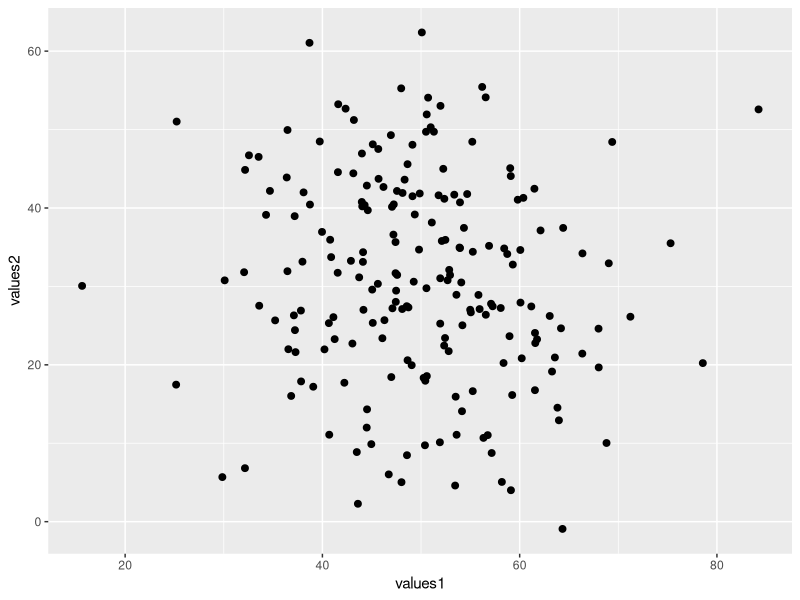
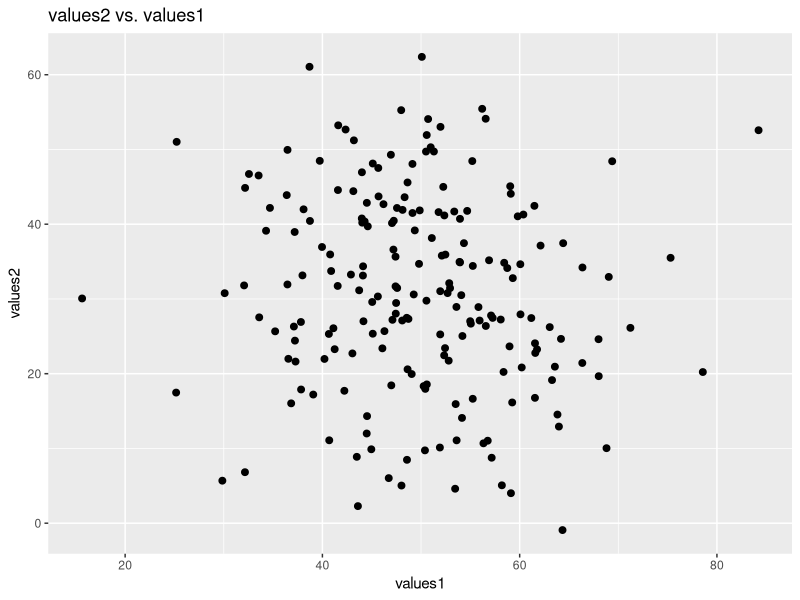
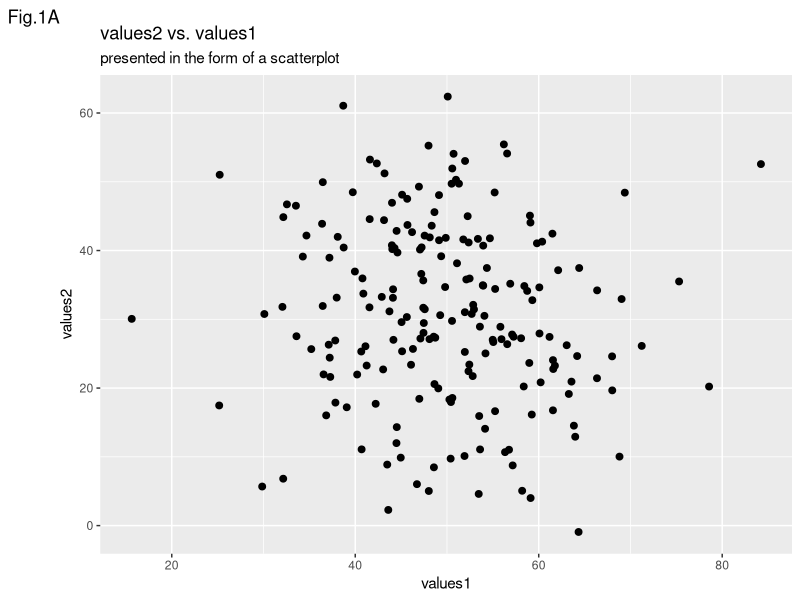
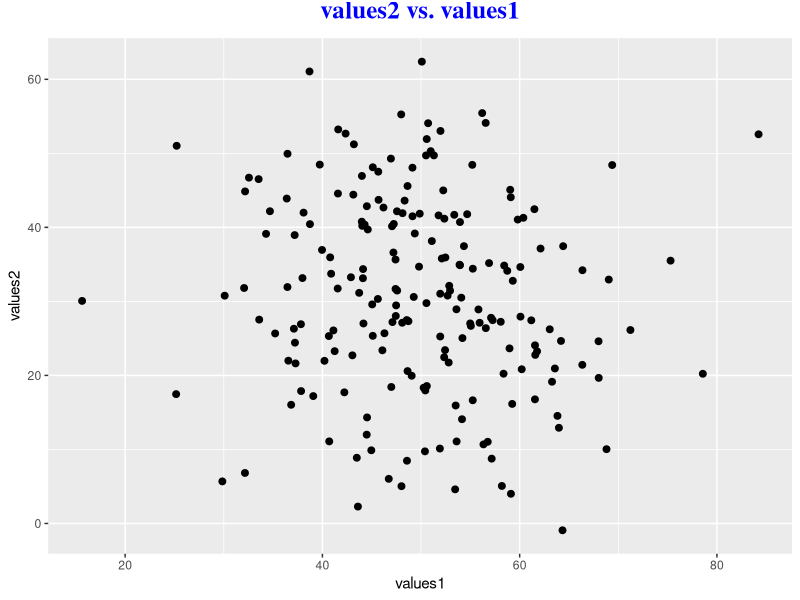

R code for these plots, in order:
## ---- chunk 1
knitr::opts_chunk$set(echo = TRUE, fig.align='center')

# title: plot title
# author: jonathan
# revised: 11/2/2020 

WEB <- c("https://bioceed.uib.no/dropfolder/bioSTATS/Rmd/Basic/Visualizing/Essential/plot-title.html")
GIT <- c("https://github.com/jonathansoule/biostats/blob/master/Basic/Visualizing/Essential/plot-title.Rmd")
library(ggplot2)
## ---- chunk 2
# variable 1
values1 <- rnorm(200, mean=50, sd=10) 

# variable 2
values2 <- c(rnorm(100, mean=20, sd=10), rnorm(100, mean=40, sd=10))

# dataframe
df <- data.frame(values1, values2)

# scatter plot
baseplot <- ggplot(df, aes(values1, values2)) +
  geom_point(size=2) 
baseplot
## ---- chunk 3
baseplot +
  labs(title="values2 vs. values1")
## ---- chunk 4
baseplot +
  labs(title = "values2 vs. values1", subtitle = "presented in the form of a scatterplot", tag="Fig.1A")
## ---- chunk 5
baseplot +
  labs(title="values2 vs. values1") +
  theme(plot.title = element_text(family = "serif", 
                                  face = "bold", 
                                  color = "blue",
                                  size = 18,
                                  hjust = .5,
                                  vjust = 2))
